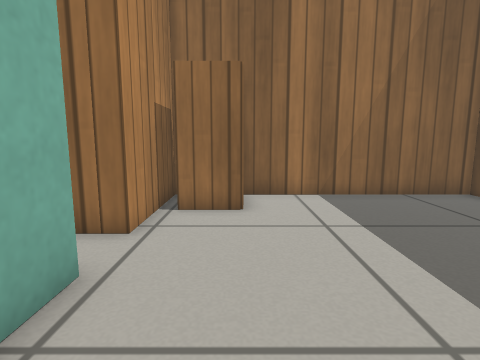
View 1 (above)

17 first-person views from a walk through a robot-simulator world made for Gazebo. The camera is 0.5 m above the floor, tilts 8° down and sees 80° across. The lines on the ground mark 1 m squares. The floor is counted in squares, 0.25 m on a side. Each view is taken from the middle of a square. On the plan, view 1 faces up. The plan holds only what a view shows up to about 16 squares ahead; the rest is blank. Simple patterns stand in for the simulator's built-in surfaces.

View 2
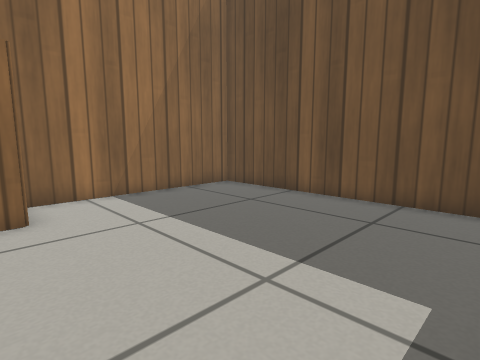

View 3
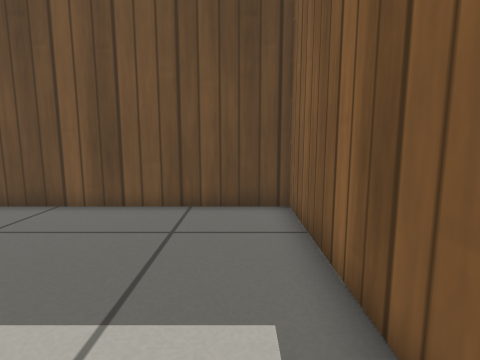

View 4
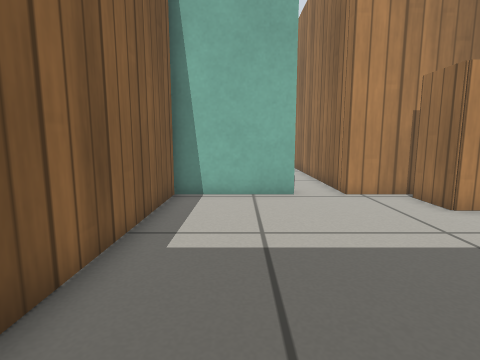

View 5
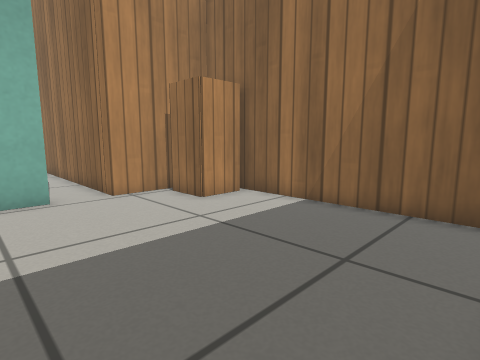

View 6
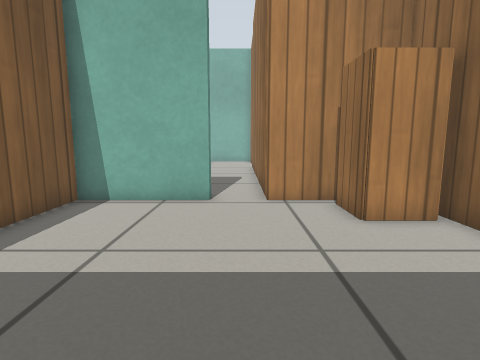

View 7
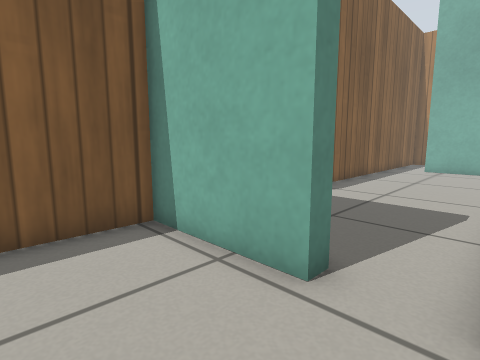

View 8
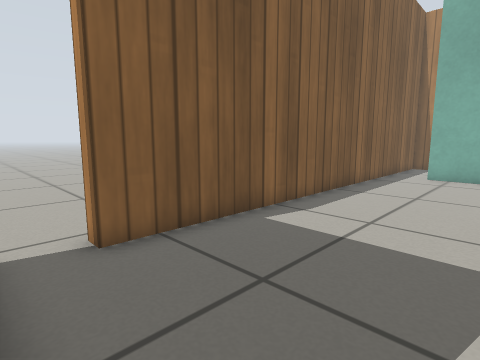

View 9
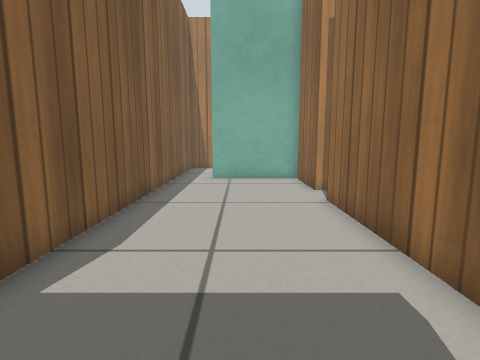

View 10
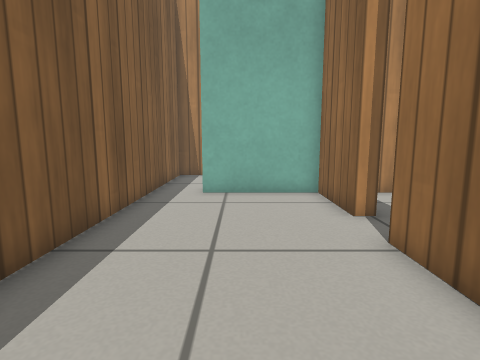

View 11
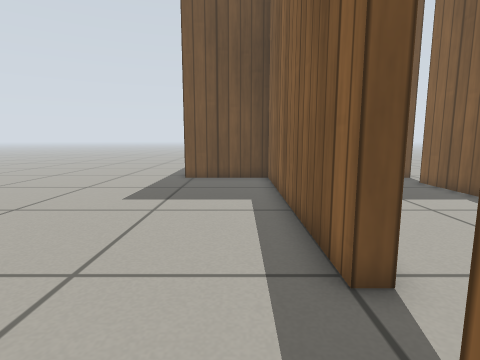

View 12
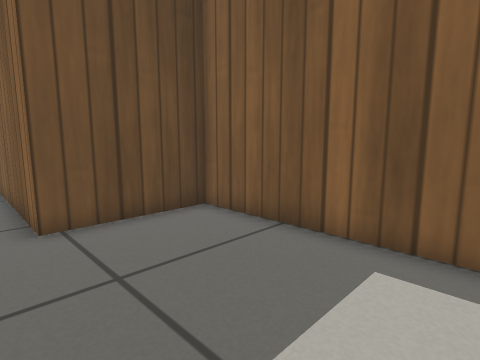

View 13
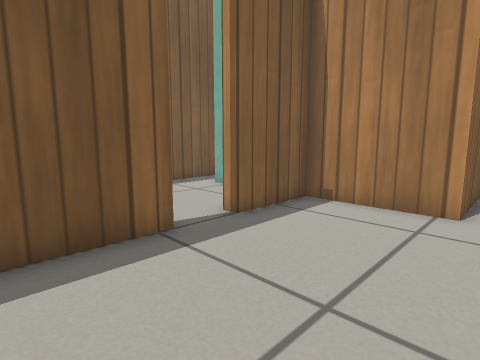

View 14
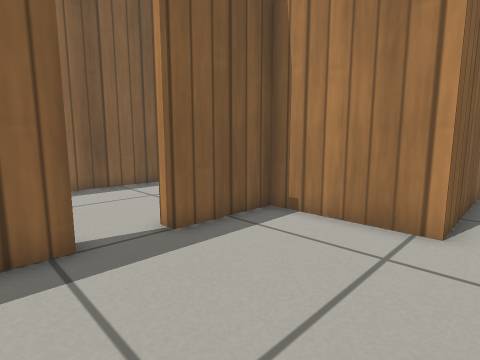

View 15
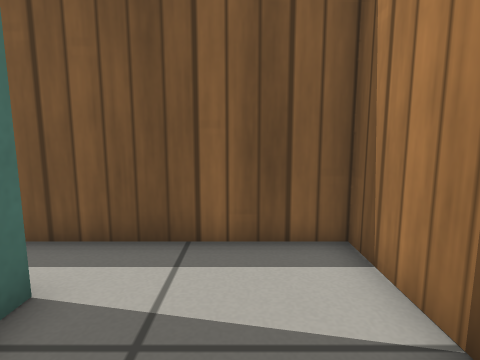

View 16
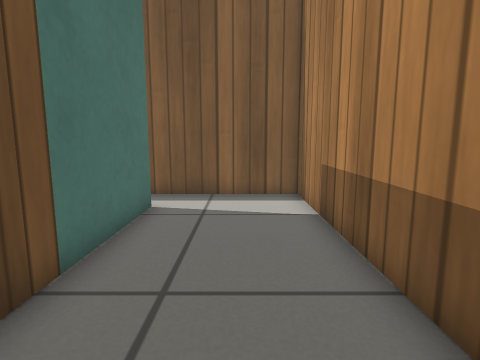

View 17
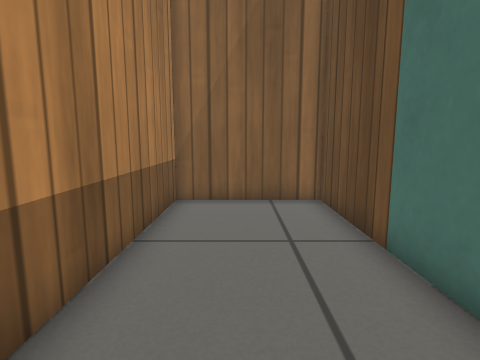

### Floor plan
Ten units are one square. View 1 is at (0, 0); x grows to the right and y downward. Boxes are objects, and circles mark ways between rooms. Rooms are numbered by the first view taken in them; rooms with no view inside come last. Other rooms are left out.
<svg viewBox="-256 -125 345 141">
<path fill="none" stroke="#000" d="M-24 -75 -24 -59 -34 -59M-30 -40 -24 -40 -24 4 84 4 84 -103 4 -103M-14 -103 -24 -103 -24 -94M-163 -59 -197 -59 -197 -15M-34 -59 -144 -59M-30 11 -30 6M-194 4 -47 4 -47 11M-144 -59 -144 -65 -30 -65 -30 -110 34 -110M-197 -110 -197 -65 -163 -65 -163 -59M-203 -15 -203 -103 -251 -103 -251 4 -194 4"/>
<rect x="-25" y="-105" width="30" height="30" fill="#bbb"><title>cabinet</title></rect>
<circle cx="-30" cy="-45" r="3" fill="#2a7"/>
<circle cx="-155" cy="-60" r="3" fill="#2a7"/>
<circle cx="-200" cy="-5" r="3" fill="#2a7"/>
<text x="30" y="-50">1</text>
<text x="-110" y="-20">2</text>
<text x="-100" y="-100">3</text>
<text x="-220" y="-50">4</text>
</svg>
Room 1 opens to room 2. Room 2 opens to room 3. Room 2 opens to room 4.

Where each view was taken, in squares from view 1:
view 1: 0 up, 0 right, facing up
view 2: 0 up, 1 left, facing up-right
view 3: 1 up, 0 right, facing right
view 4: 2 up, 8 right, facing left
view 5: 2 up, 8 right, facing up-left
view 6: 5 up, 7 right, facing left
view 7: 6 up, 1 right, facing down-left
view 8: 5 up, 3 left, facing down-left
view 9: 3 up, 5 left, facing left
view 10: 3 up, 9 left, facing left
view 11: 8 up, 18 left, facing right
view 12: 12 up, 10 left, facing down-right
view 13: 12 up, 11 left, facing down-left
view 14: 12 up, 13 left, facing down-left
view 15: 5 up, 23 left, facing down
view 16: 10 up, 23 left, facing down
view 17: 1 up, 23 left, facing up
